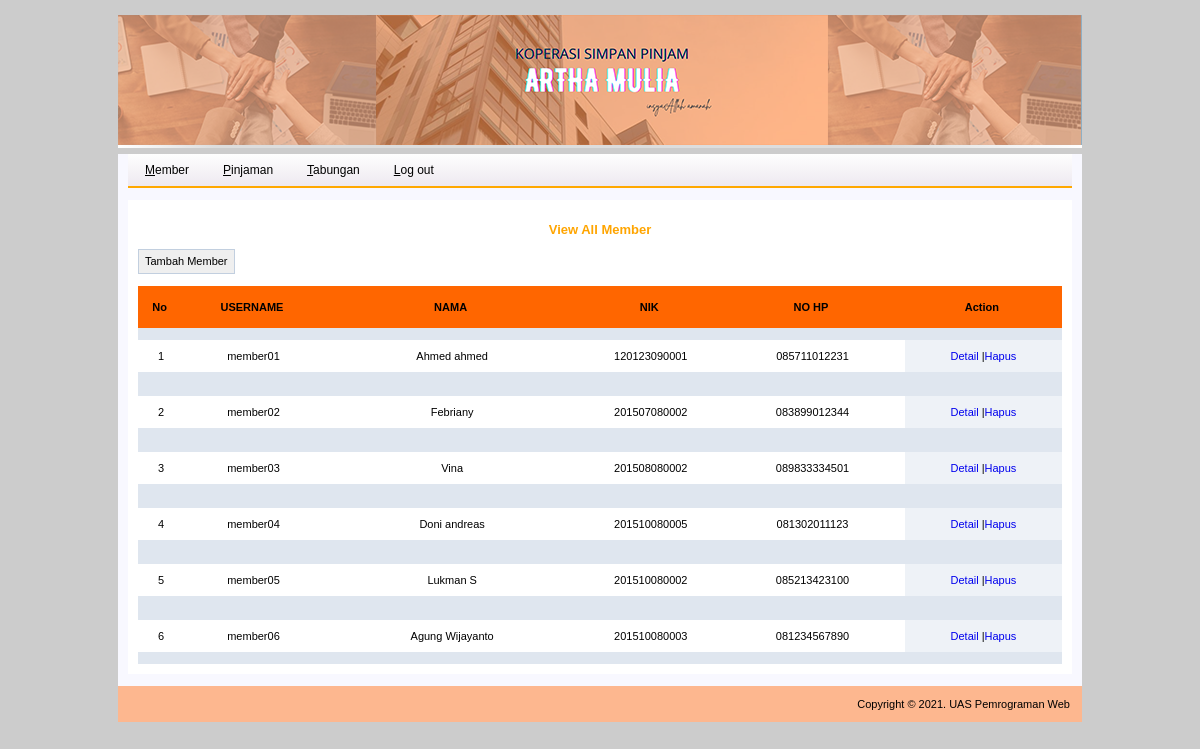
/home-admin.php?page=form-view-member (signed in), run on the app's committed database.
### tables this page shows
CREATE TABLE `member` (
  `username` varchar(16) NOT NULL,
  `password` varchar(16) NOT NULL,
  `nama` varchar(20) NOT NULL,
  `nik` bigint(16) NOT NULL,
  `tgl_lahir` date NOT NULL,
  `jenis_kelamin` varchar(9) NOT NULL,
  `pekerjaan` varchar(16) NOT NULL,
  `alamat` text NOT NULL,
  `email` text NOT NULL,
  `no_hp` char(20) NOT NULL,
  `tabungan` varchar(16) NOT NULL,
  `pinjaman` varchar(16) NOT NULL
);

### form-view-member.php (the view, shortened to what this page needs)
<div style="border:0; padding:10px; width:924spx; height:auto;"><br />
<center><font color="orange" size="2"><b>View All Member</b></font></center><br />
<input type="button" value="Tambah Member" onclick=location.href="home-admin.php?page=form-input-member" title="Add Member"><br /><br />
<table width="924" border="0" align="center" cellpadding="0" cellspacing="0">
<tr bgcolor="#FF6600">
	<th width="5%">No</td>&nbsp;
	<th width="15%" height="42">USERNAME</td>&nbsp;
	<th width="28%">NAMA</td>&nbsp;
	<th width="15%">NIK</td>&nbsp;
	<th width="20%">NO HP</td>&nbsp;
	<th width="17%">Action</td>&nbsp;
</tr>
<?php
	$koneksi = mysqli_connect("localhost","root","","dbkoperasi");
	$query = mysqli_query($koneksi, "SELECT * FROM member");
	$nomer=0;
    while (	$hasil = mysqli_fetch_array ($query)) {
			$username= stripslashes ($hasil['username']);
			$nama 	= stripslashes ($hasil['nama']);
			$nik 	= stripslashes ($hasil['nik']);
			$no_hp	= stripslashes ($hasil['no_hp']);
	$nomer++;
?>
	<tr align="center" bgcolor="#DFE6EF">
		<td>&nbsp;</td>
		<td>&nbsp;</td>
		<td>&nbsp;</td>
		<td>&nbsp;</td>
		<td>&nbsp;</td>
		<td>&nbsp;</td>
	</tr>
	<tr align="center">
		<td height="32"><?=$nomer?><div align="center"></div></td>
		<td><?=$username?><div align="center"></div></td>
		<td><?=$nama?><div align="center"></div></td>
		<td><?=$nik?><div align="center"></div></td>
		<td><?=$no_hp?><div align="center"></div></td>
		<td bgcolor="#EEF2F7"><div align="center"><a href="home-admin.php?page=view-detail-member&username=<?=$username?>">Detail</a> |<a href="home-admin.php?page=hapus-member&username=<?=$username?>">Hapus</a></div></td>
	</tr>
	<tr align="center" bgcolor="#DFE6EF">
		<td>&nbsp;</td>
		<td>&nbsp;</td>
		<td>&nbsp;</td>
		<td>&nbsp;</td>
		<td>&nbsp;</td>
		<td>&nbsp;</td>
	</tr>
<?php
	}
?>
</table>

### style.css (style rules this page uses)
body { font-family: Helvetica, Arial, Verdana, sans-serif; font-size: 12px; background-color:#cccccc; margin-top:15px; }
a { text-decoration: none; }
table { font-family: Verdana, Arial, Helvetica, sans-serif; font-size: 11px; }
input { font-family: Verdana, Arial, Helvetica, sans-serif; font-size: 11px; color: black; height: 25px; border: 1px solid #C2CFDF; }

### data on the page
member: username "member01", nama "Ahmed ahmed", nik "120123090001", no_hp "085711012231"
member: username "member02", nama "Febriany", nik "201507080002", no_hp "083899012344"
member: username "member03", nama "Vina", nik "201508080002", no_hp "089833334501"
member: username "member04", nama "Doni andreas", nik "201510080005", no_hp "081302011123"
member: username "member05", nama "Lukman S", nik "201510080002", no_hp "085213423100"
member: username "member06", nama "Agung Wijayanto", nik "201510080003", no_hp "081234567890"
